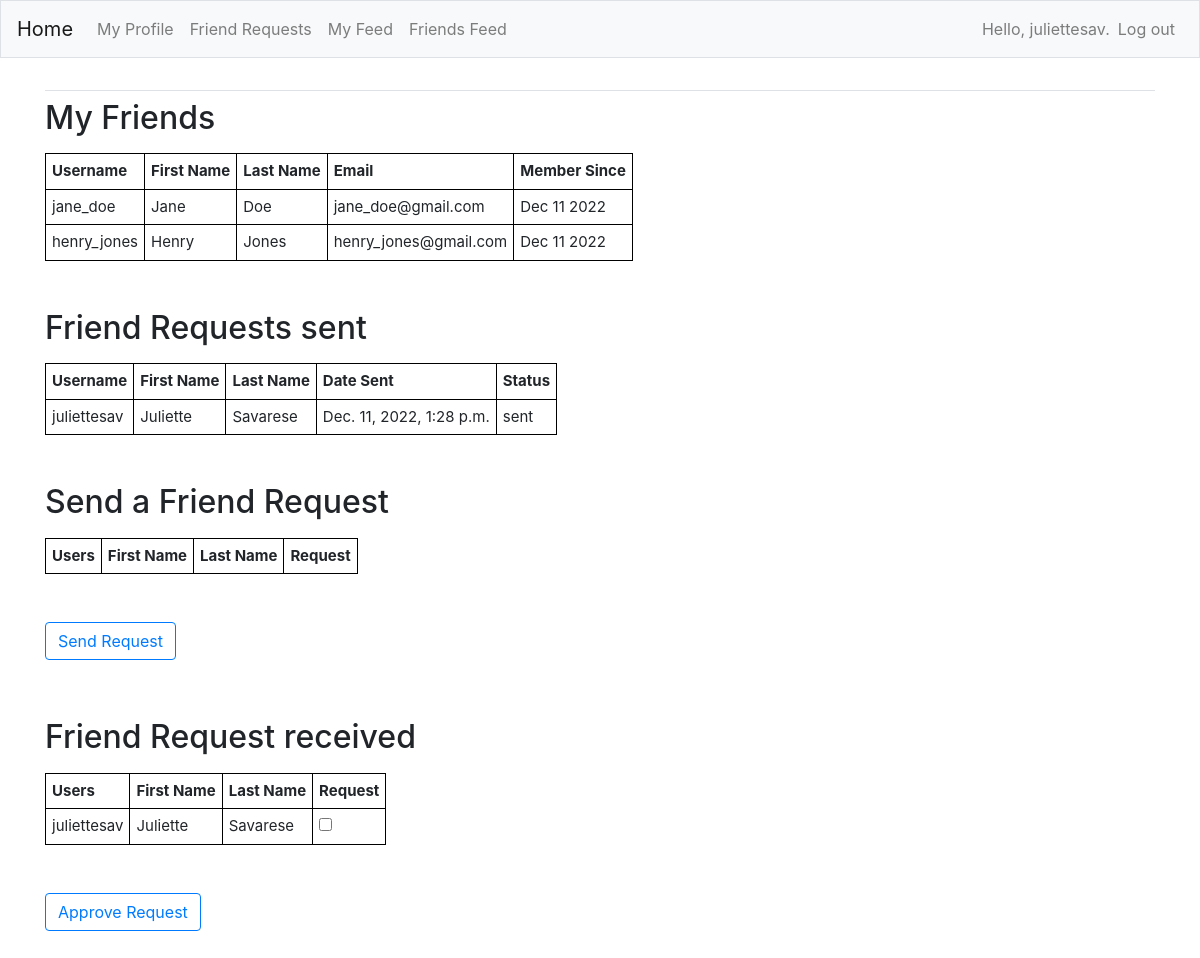
Before: /friends (signed in) with the older database file.
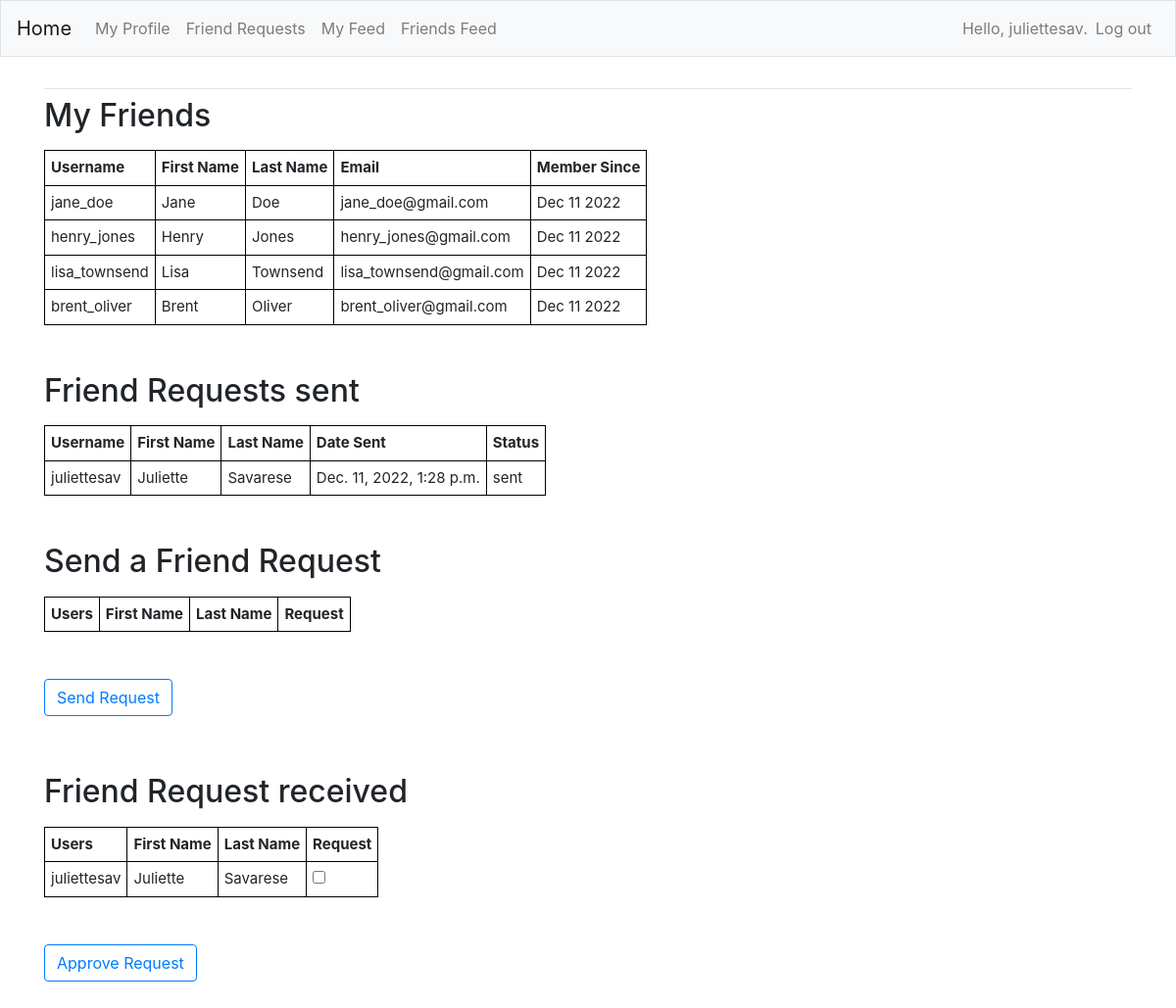
After: the same page with the newer database file.
### FeedApp/models.py (models this page shows)
class Profile(models.Model):
    first_name = models.CharField(max_length=200,blank=True)
    last_name = models.CharField(max_length=200,blank=True)
    email = models.EmailField(max_length=300,blank=True)
    dob = models.DateField(null=True, blank=True)
    bio = models.TextField(blank=True)
    user = models.OneToOneField(User, on_delete=models.CASCADE)
    friends = models.ManyToManyField(User,blank=True, related_name='friends')
    created = models.DateTimeField(auto_now=True)
    updated = models.DateTimeField(auto_now_add=True)
    def __str__(self):
        return f"{self.user.username}"

class Relationship(models.Model):
    sender = models.ForeignKey(Profile, on_delete=models.CASCADE, related_name='sender')
    receiver = models.ForeignKey(Profile, on_delete=models.CASCADE, related_name='receiver')
    status = models.CharField(max_length=8, choices=STATUS_CHOICES, default="sent")
    created = models.DateTimeField(auto_now=True)
    updated = models.DateTimeField(auto_now_add=True)

### FeedApp/views.py (the view, shortened to what this page needs)
# urls.py: path('friends',views.friends, name='friends'),
@login_required
def friends(request):
    admin_profile = Profile.objects.get(user=1)
    user_profile = Profile.objects.get(user=request.user)
    user_friends = user_profile.friends.all()
    user_friends_profiles = Profile.objects.filter(user__in=user_friends)
    user_relationships = Relationship.objects.filter(sender=user_profile)
    request_sent_profiles = user_relationships.values('receiver')
    all_profiles = Profile.objects.exclude(user=request.user).exclude(id__in=user_friends_profiles).exclude(id__in=request_sent_profiles)
    request_received_profiles = Relationship.objects.filter(receiver=user_profile,status='sent')
    if not user_relationships.exists():
        Relationship.objects.create(sender=user_profile, receiver=admin_profile, status='sent')
    context = {'user_friends_profiles':user_friends_profiles,'user_relationships':user_relationships,'all_profiles':all_profiles,'request_received_profiles':request_received_profiles}
    return render(request, 'FeedApp/friends.html', context)

### FeedApp/templates/FeedApp/friends.html (shortened to what this page needs)
{% extends "FeedApp/base.html" %}
{% load bootstrap4 %}
{% block content %}
<h2><p>My Friends</p></h2>
<table>
    <tr>
        <th>Username</th>
        <th>First Name</th>
        <th>Last Name</th>
        <th>Email</th>
        <th>Member Since</th>
    </tr>
    {% for friend in user_friends_profiles %}
    <tr>
        <td>{{friend}}</td>
        <td>{{friend.first_name}}</td>
        <td>{{friend.last_name}}</td>
        <td>{{friend.email}}</td>
        <td>{{friend.created|date:"M d Y"}}</td>
    </tr>
    {% endfor %}
</table>
<br><br>
<h2><p>Friend Requests sent</p></h2>
<table>
    <tr>
        <th>Username</th>
        <th>First Name</th>
        <th>Last Name</th>
        <th>Date Sent</th>
        <th>Status</th>
    </tr>
    {% for r in user_relationships %}
    <tr>
        <td>{{r.receiver}}</td>
        <td>{{r.receiver.first_name}}</td>
        <td>{{r.receiver.last_name}}</td>
        <td>{{r.created}}</td>
        <td>{{r.status}}</td>
    </tr>
    {% endfor %}
</table>
<br><br>
<h2><p>Send a Friend Request</p></h2>
<form action="{% url 'FeedApp:friends' %}" method='post'>
    <table>
        <tr>
            <th>Users</th>
            <th>First Name</th>
            <th>Last Name</th>
            <th>Request</th>
        </tr>
    </table>
    <br><br>
    <button name="submit" class="btn btn-outline-primary" style="float: left;">Send Request</button>
</form>
<br><br><br><br>
<h2><p>Friend Request received</p></h2>
<form action="{% url 'FeedApp:friends' %}" method='post'>
    <table>
        <tr>
            <th>Users</th>
            <th>First Name</th>
            <th>Last Name</th>
            <th>Request</th>
        </tr>
    {% for rr in request_received_profiles %}
    <tr>
        <td>{{rr.sender}}</td>
        <td>{{rr.sender.first_name}}</td>
        <td>{{rr.sender.last_name}}</td>
        <td><input type="checkbox" name="receive_requests" value="{{rr.id}}"></td>
    </tr>
    {% endfor %}
    </table>
    <br><br>
    <button name="submit" class="btn btn-outline-primary" style="float: left;">Approve Request</button>
    <br><br><br><br>
</form>
{% endblock content %}

### FeedApp/templates/FeedApp/base.html (shortened to what this page needs)
{% load bootstrap4 %}
<!doctype html>
<html lang="en">
    <head>
        {% bootstrap_css %}
    </head>
    <body>
        <nav class="navbar navbar-expand-md navbar-light bg-light mb-4 border">
        <a class="navbar-brand" href="{% url 'FeedApp:index'%}">
            Home</a>
        <div class="collapse navbar-collapse" id="navbarCollapse">
            <ul class="navbar-nav mr-auto">
                <li class="nav-item">
                    <a class="nav-link" href="{% url 'FeedApp:profile' %}">My Profile</a>
                </li>
                <li class="nav-item">
                    <a class="nav-link" href="{% url 'FeedApp:friends' %}">Friend Requests</a>
                </li>
                <li class="nav-item">
                    <a class="nav-link" href="{% url 'FeedApp:myfeed' %}">My Feed</a>
                </li>
                <li class="nav-item">
                    <a class="nav-link" href="{% url 'FeedApp:friendsfeed' %}">Friends Feed</a>
                </li>
            </ul>
            <ul class="navbar-nav ml-auto">
                {% if user.is_authenticated %}
                <li class="nav-item">
                    <span class="navbar-text">Hello, {{ user.username }}.</span>
                </li>
                <li class="nav-item">
                    <a class="nav-link" href="{% url 'users:logout' %}">Log out</a>
                </li>
                {% else %}
                  <li class="nav-item">
                    <a class="nav-link" href="{% url 'users:register' %}">Register</a>
                  </li>
                  <li class="nav-item">
                    <a class="nav-link" href="{% url 'users:login' %}">Log in</a></li>
                {% endif %}
              </ul>
        </div>
        </nav>
        <main role="main" class="container">
            <div class="pb-2 mb-2 border-bottom">
            </div>
            <div>
                {% block content %}{% endblock content %}
            </div>
        </main>
    </body>
</html>

### FeedApp/templates/FeedApp/friends.html (style rules this page uses)
table { font-size: 15px; width:auto; }
th,td { border: 1px solid black; padding: 6px; }

Changed rows visible on the page:
added Profile: user.username "lisa_townsend", first_name "Lisa", last_name "Townsend", email "lisa_townsend@gmail.com", created "Dec 11 2022"
added Profile: user.username "brent_oliver", first_name "Brent", last_name "Oliver", email "brent_oliver@gmail.com", created "Dec 11 2022"
